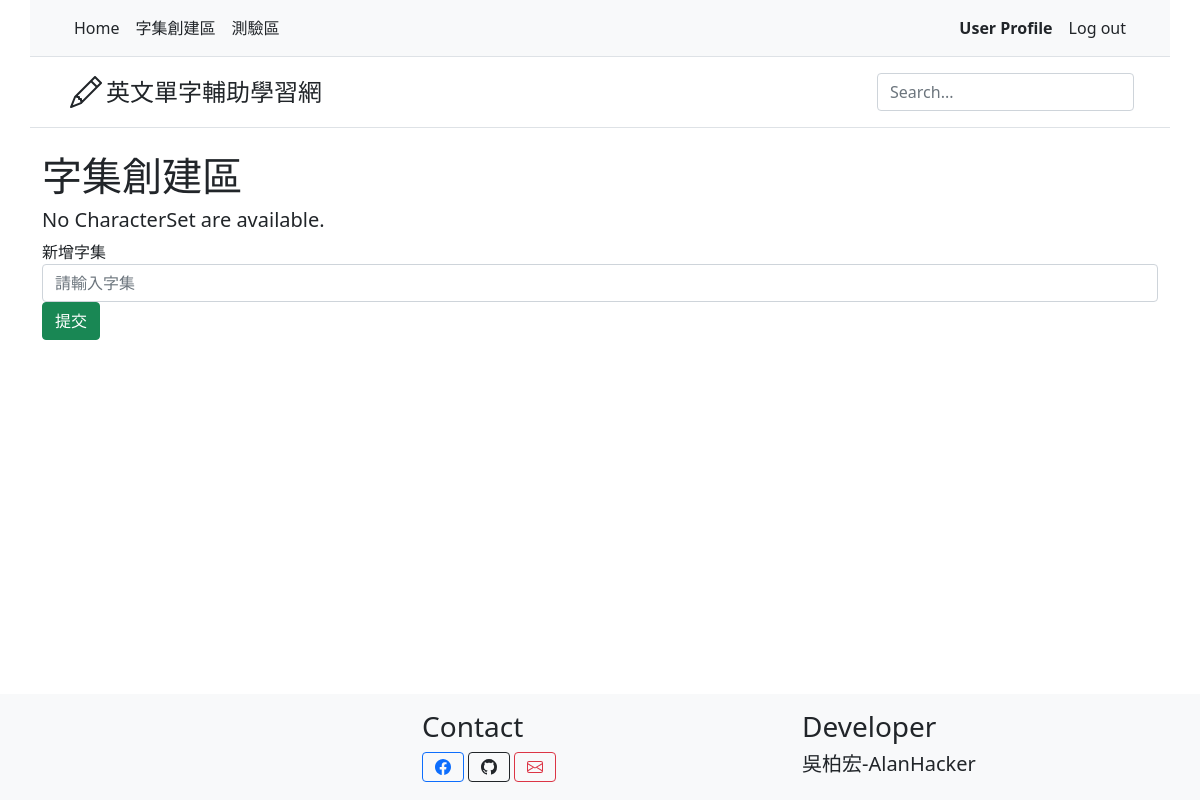
The app's page /words/WordEditor/ (signed in), older data.
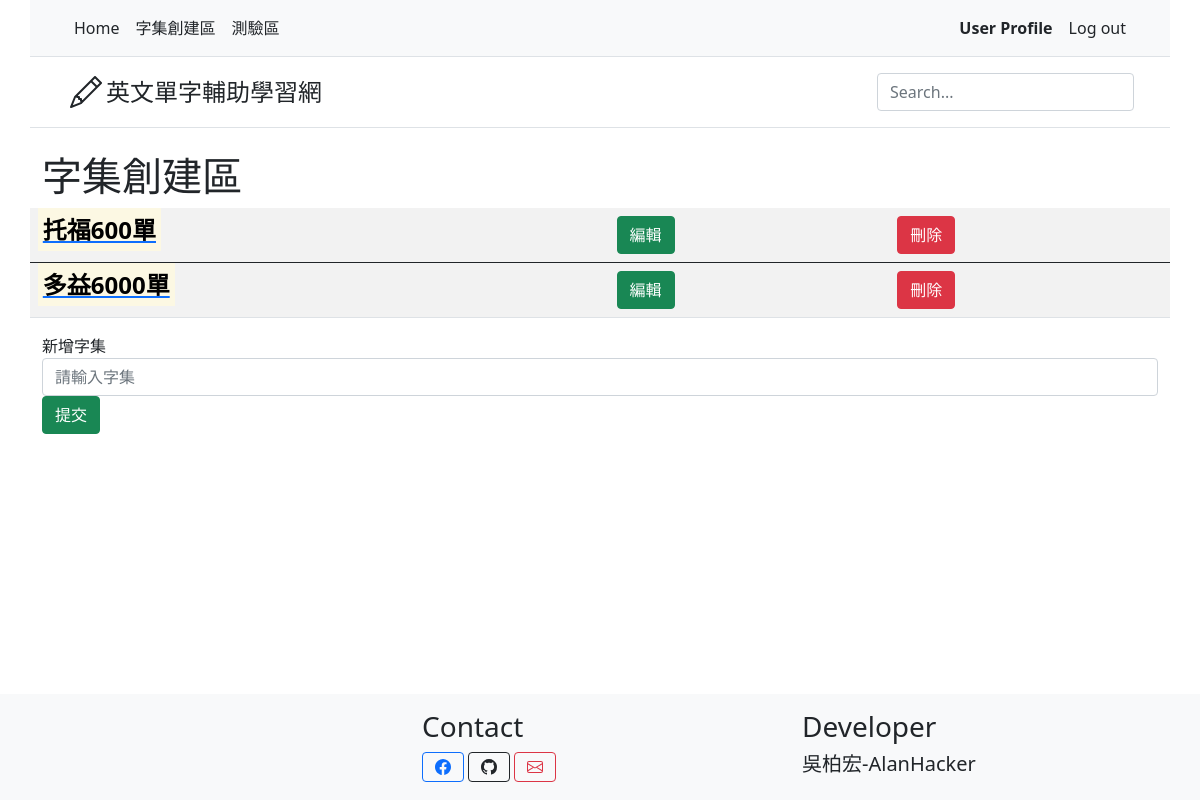
The same page, newer data.
### words/models.py (models this page shows, shortened)
class CharacterSet(models.Model):
    user = models.ForeignKey(User, on_delete=models.CASCADE, default=None)
    set_name = models.CharField(max_length = 100)

### words/views.py (the view)
# urls.py: path('WordEditor/', views.CharacterSetEditor, name='CharacterSetEditor'),
@login_required(login_url="Login")
def CharacterSetEditor(request):
    object = request.user
    CharacterSet_list = object.characterset_set.order_by('-pk')
    form =  CharacterSetModelForm()
    context = {
        'CharacterSet_list': CharacterSet_list,
        'form': form
    }
    if request.user.is_authenticated:
        context['is_authenticated'] = request.user.is_authenticated
    return render(request, 'words/CharacterSetEditor.html', context)

### words/forms.py
class CharacterSetModelForm(forms.ModelForm):
    class Meta:
        model = CharacterSet
        fields = '__all__'
        widgets = {
            'set_name': forms.TextInput(attrs={'class': 'form-control', 'placeholder': '請輸入字集', 'pattern': "[\u4e00-\u9fa5_a-zA-Z0-9]+$", 'title': '字集名稱內不可包含特殊字元'})
        }
        labels = {
            'set_name': '新增字集'
        }

### words/templates/words/CharacterSetEditor.html (shortened to what this page needs)
{% extends 'base.html' %}
{% block reference %}
{% load static %}
{% endblock %}
{% block headmessage %}
<h1>字集創建區</h1>
{% endblock %}
{% block content %}
{% if CharacterSet_list %}
<table class="table table-striped table-hover">
	{% for CharacterSet in CharacterSet_list %}
	<tbody>
		<tr>
			<td><a href="{% url 'words:VocabularyEditor' CharacterSet.pk %}"><h4><strong><mark>{{CharacterSet.set_name}}</mark></strong></h4></a></td>
			<td id = "{{ CharacterSet.pk }}"><button type = "button" class = "btn btn-success" onclick="editSet(this);">編輯</button></td>
			<td id = "{{ CharacterSet.pk }}"><button type = "button" class = "btn btn-danger" onclick="delSet(this);">刪除</button></td>
		</tr>
	</tbody>
	{% endfor %}
</table>
{% else %}
<h5>No CharacterSet are available.</h5>
{% endif %}
<form class = "form-inline" action="{% url 'words:AddSet'%}" method="POST">
	<div class = "form-group">
		<label>{{ form.set_name.label }}</label>
		{{ form.set_name }}
	</div>
	<div class = "form-group">
		<button type="submit" class = "btn btn-success">提交</button>
	</div>
</form>
{% endblock %}

### words/templates/base.html (shortened to what this page needs)
<!DOCTYPE html class="h-100">
<html lang="en">
	<head>
		<link href="https://cdn.jsdelivr.net/npm/bootstrap@5.0.1/dist/css/bootstrap.min.css" rel="stylesheet">
	</head>
	<body class="d-flex flex-column h-100">
		<div class = "container">
			<div class = "row">
				{% include 'header.html' %}
			</div>
			<div class = "row">
				{% block headmessage %} {% endblock %}
			</div>
			<div class = "row">
				{% block content %} {% endblock %}
			</div>
		</div>
		{% include 'footer.html' %}
	</body>
</html>

### words/templates/header.html (shortened to what this page needs)
<nav class="py-2 bg-light border-bottom">
	<div class="container d-flex flex-wrap">
		<ul class="nav me-auto">
			{% if is_authenticated %}
			<li class="nav-item"><a href="/" class="nav-link link-dark px-2 active" aria-current="page">Home</a></li>
			<li class="nav-item"><a href="{% url 'words:CharacterSetEditor' %}" class="nav-link link-dark px-2">字集創建區</a></li>
			<li class="nav-item"><a href="#" class="nav-link link-dark px-2">測驗區</a></li>
			{% else %}
			<li class="nav-item"><a href="/" class="nav-link link-dark px-2 active" aria-current="page">Home</a></li>
			{% endif %}
		</ul>
		<ul class="nav">
			{% if is_authenticated %}
			<li class="nav-item"><a href="{% url 'UserProfile' 'CharacterSet' %}" class="nav-link link-dark px-2"><strong>User Profile</strong></a></li>
			<li class="nav-item"><a href="{% url 'log_out' %}" class="nav-link link-dark px-2">Log out</a></li>
			{% else %}
			<li class="nav-item"><a href="{% url 'Login' %}" class="nav-link link-dark px-2">Login</a></li>
			<li class="nav-item"><a href="{% url 'Sign_up' %}" class="nav-link link-dark px-2">Sign up</a></li>
			{% endif %}
		</ul>
	</div>
</nav>
<header class="py-3 mb-4 border-bottom">
	<div class="container d-flex flex-wrap justify-content-center">
		<a href="/" class="d-flex align-items-center mb-3 mb-lg-0 me-lg-auto text-dark text-decoration-none">
			<span class="fs-4">英文單字輔助學習網</span>
		</a>
		<form class="col-12 col-lg-auto mb-3 mb-lg-0">
			<input type="search" class="form-control" placeholder="Search..." aria-label="Search">
		</form>
	</div>
</header>

### words/templates/footer.html (shortened to what this page needs)
<footer class="footer mt-auto py-3 bg-light">
    <div class="container">
        <div class="row">
            <div class="col">
            </div>
            <div class="col">
                <h3>Contact</h3>
                <a href="https://www.facebook.com/profile.php?id=100004175929096" class="btn btn-outline-primary"></a>
                <a href="https://github.com/AW-AlanWu/Enlish_learning_site" class="btn btn-outline-dark"></a>
                <a href="mailto:alan.92925@gmail.com?subject=英文單字學習網%20使用者意見回饋" class="btn btn-outline-danger"></a>
            </div>
            <div class="col">
                <h3>Developer</h3>
                <h5>吳柏宏-AlanHacker</h5>
            </div>
        </div>
    </div>
</footer>

Row changes from the older to the newer data that the page shows:
added CharacterSet: set_name "托福600單"
added CharacterSet: set_name "多益6000單"
Text that changed along with them:
text no longer shown: "No CharacterSet are available."
